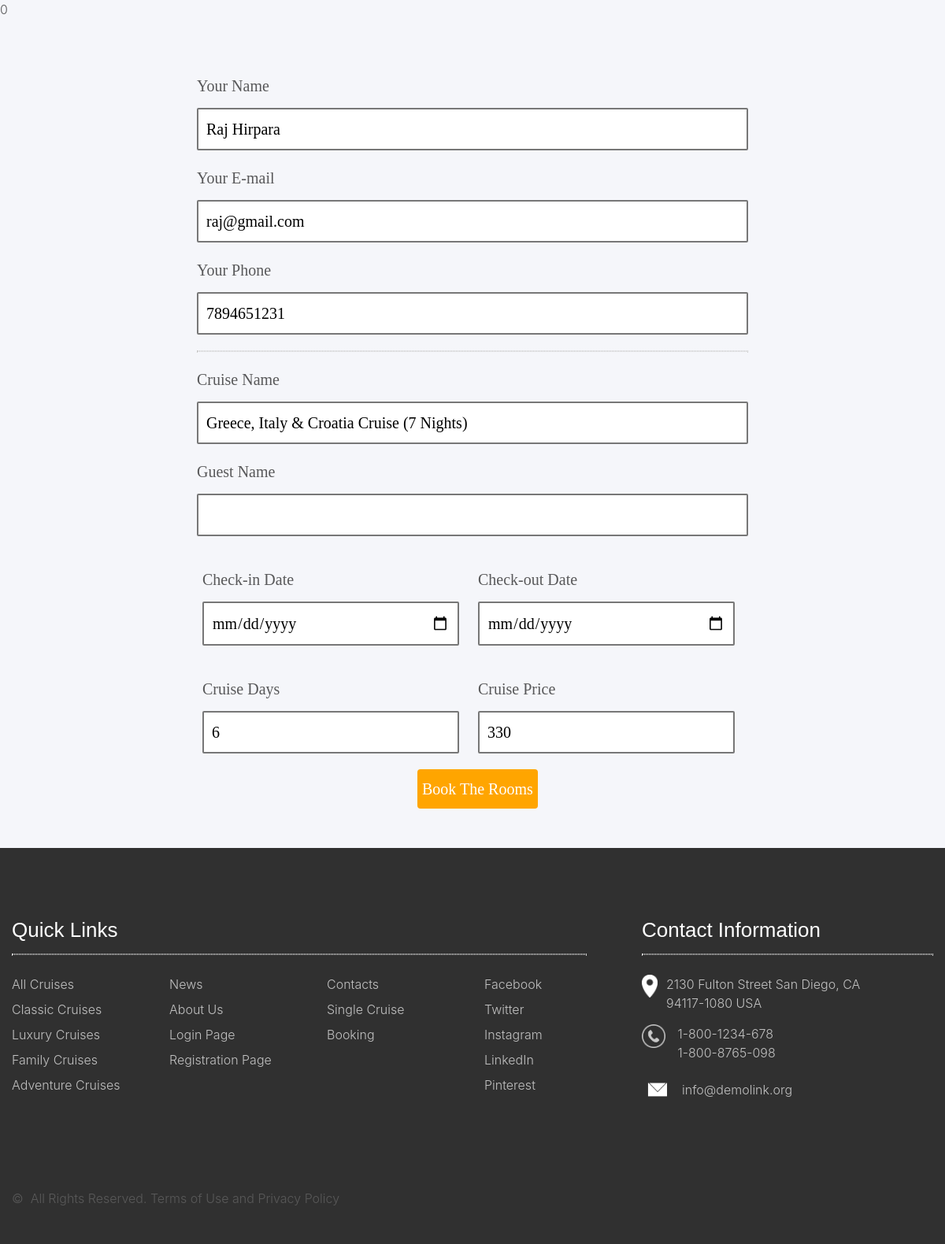
Screenshot of /book_cruise.php?cid=4 (signed in) with the database file from the repository.
### tables this page shows
CREATE TABLE `cruises` (
  `c_id` int(10) NOT NULL,
  `c_name` varchar(100) NOT NULL,
  `c_days` int(5) NOT NULL,
  `c_price` int(10) NOT NULL,
  `c_pic` varchar(255) NOT NULL,
  `c_category` varchar(100) NOT NULL
);

CREATE TABLE `users` (
  `u_id` int(10) NOT NULL,
  `u_fname` varchar(100) NOT NULL,
  `u_lname` varchar(100) NOT NULL,
  `u_dob` date NOT NULL,
  `u_country` varchar(100) NOT NULL,
  `u_email` varchar(255) NOT NULL,
  `u_pwd` varchar(100) NOT NULL,
  `u_phone` varchar(10) NOT NULL,
  `u_img` varchar(255) NOT NULL
);

### book_cruise.php (the view, shortened to what this page needs)
<!DOCTYPE html>
<html lang="en">
<head>
    <link rel="stylesheet" href="CSS/style.css">
    <link rel="stylesheet" href="CSS/fonts.css.css">
    <link rel="stylesheet" href="CSs/bootstrap.css">
</head>
<body class="bg-gray-100">
    <?php include 'Components/navbar.php' ?>0
    <?php
    if (isset($_SESSION["u_id"])) {
        $uid = $_SESSION['u_id'];
        $r1 = "SELECT * FROM `users` WHERE u_id=$uid";
        $d1 = mysqli_query($conn, $r1);
        $row1 = mysqli_fetch_assoc($d1);
    }
            ?>
            <?php
    if (isset($_GET["cid"])) {
        $cid = $_GET["cid"];
        $sql = "SELECT * FROM `cruises` WHERE c_id=$cid";
        $data = mysqli_query($conn, $sql);
        $total = mysqli_num_rows($data);
        if ($total > 0) {
            while ($row = mysqli_fetch_assoc($data)) {
    ?>
                <section class="book_sec">
                    <form method="post">
                        <div class="elem-group">
                            <label for="name">Your Name</label>
                            <input type="text" id="name" name="visitor_name" value="<?= $row1["u_fname"] . ' ' . $row1["u_lname"] ?>" readonly>
                        </div>
                        <div class="elem-group">
                            <label for="email">Your E-mail</label>
                            <input type="email" id="email" name="visitor_email" value="<?= $row1["u_email"] ?>" readonly>
                        </div>
                        <div class="elem-group">
                            <label for="phone">Your Phone</label>
                            <input type="tel" id="phone" name="visitor_phone" value="<?= $row1["u_phone"] ?>" readonly>
                        </div>
                        <hr>
                        <div class="elem-group">
                            <label for="name">Cruise Name</label>
                            <input type="text" id="name" name="c_name" value="<?= $row["c_name"] ?>" readonly>
                        </div>
                        <div class="elem-group">
                            <label for="g_name">Guest Name</label>
                            <input type="text" id="g_name" name="g_name" required>
                        </div>
                        <div class="elem-group inlined">
                            <label for="checkin-date">Check-in Date</label>
                            <input type="date" id="checkin-date" name="checkin" required>
                        </div>
                        <div class="elem-group inlined">
                            <label for="checkout-date">Check-out Date</label>
                            <input type="date" id="checkout-date" name="checkout" required>
                        </div>
                        <div class="elem-group inlined">
                            <label for="cruise-days">Cruise Days</label>
                            <input type="number" id="cruise-days" name="days" value="<?= $row["c_days"] ?>" readonly>
                        </div>
                        <div class="elem-group inlined">
                            <label for="cruise-price">Cruise Price</label>
                            <input type="text" id="cruise-price" name="price" value="<?= $row["c_price"] ?>" readonly>
                        </div>
                        <button class="book_btn" type="submit" name="add_booking">Book The Rooms</button>
                    </form>
                </section>
    <?php
            }
        } else {
            echo '<p class="empty">No Cruise Added Yet!</p>';
        }
    }
    ?>
    <?php include 'Components/footer.php' ?>
</body>
</html>

### book_cruise.php (style rules this page uses)
.book_sec { width: 800px; margin: 0 auto; padding: 50px; }
.elem-group { margin: 20px 0; }
.elem-group.inlined { width: 49%; display: inline-block; float: left; margin-left: 1%; }
label { display: block; font-family: 'Nanum Gothic'; padding-bottom: 5px; font-size: 1.25em; }
input, select { border-radius: 2px; border: 2px solid #777; box-sizing: border-box; font-size: 1.25em; font-family: 'Nanum Gothic'; width: 100%; padding: 10px; }
.elem-group.inlined input { width: 95%; display: inline-block; }
hr { border: 1px dotted #ccc; }
.book_btn { height: 50px; background: orange; border: none; color: white; font-size: 1.25em; font-family: 'Nanum Gothic'; border-radius: 4px; cursor: pointer; margin-left: 40%; }

### rows the page displays
cruises: c_name "Greece, Italy & Croatia Cruise (7 Nights)", days "6", price "330"
users: visitor_name "Raj Hirpara", visitor_email "raj@gmail.com", visitor_phone "7894651231"
